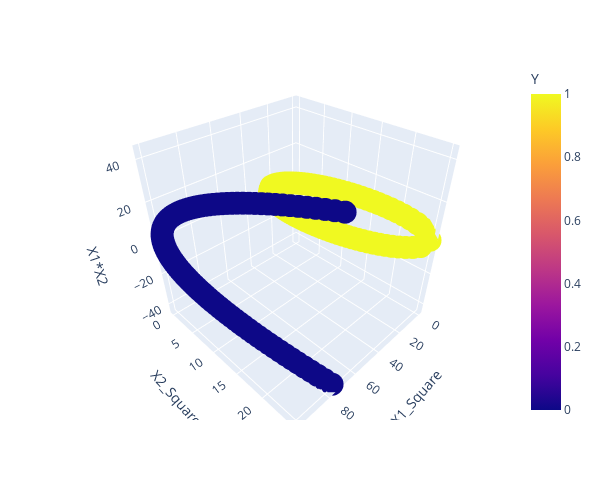

This figure's notebook cell:
### Code cell
fig = px.scatter_3d(df, x='X1_Square', y='X2_Square', z='X1*X2', color='Y')
fig.update_layout(height=500, width=600)
fig.show()

### Figure 1 — Plotly figure (JSON) as saved in the notebook; plotly's stock layout.template omitted (floating-point values rounded to 4 significant figures; data arrays with more than 128 entries replaced by an {"elided": "..."} marker saying what was removed)
{"data": [{"hovertemplate": "X1_Square=%{x}<br>X2_Square=%{y}<br>X1*X2=%{z}<br>Y=%{marker.color}<extra></extra>", "legendgroup": "", "marker": {"color": {"elided": "400 int values"}, "coloraxis": "coloraxis", "symbol": "circle"}, "mode": "markers", "name": "", "scene": "scene", "showlegend": false, "type": "scatter3d", "x": {"elided": "400 float values"}, "y": {"elided": "400 float values"}, "z": {"elided": "400 float values"}}], "layout": {"coloraxis": {"colorbar": {"title": {"text": "Y"}}, "colorscale": [[0, "#0d0887"], [0.1111, "#46039f"], [0.2222, "#7201a8"], [0.3333, "#9c179e"], [0.4444, "#bd3786"], [0.5556, "#d8576b"], [0.6667, "#ed7953"], [0.7778, "#fb9f3a"], [0.8889, "#fdca26"], [1, "#f0f921"]]}, "height": 500, "legend": {"tracegroupgap": 0}, "margin": {"t": 60}, "scene": {"domain": {"x": [0, 1], "y": [0, 1]}, "xaxis": {"title": {"text": "X1_Square"}}, "yaxis": {"title": {"text": "X2_Square"}}, "zaxis": {"title": {"text": "X1*X2"}}}, "width": 600}}
